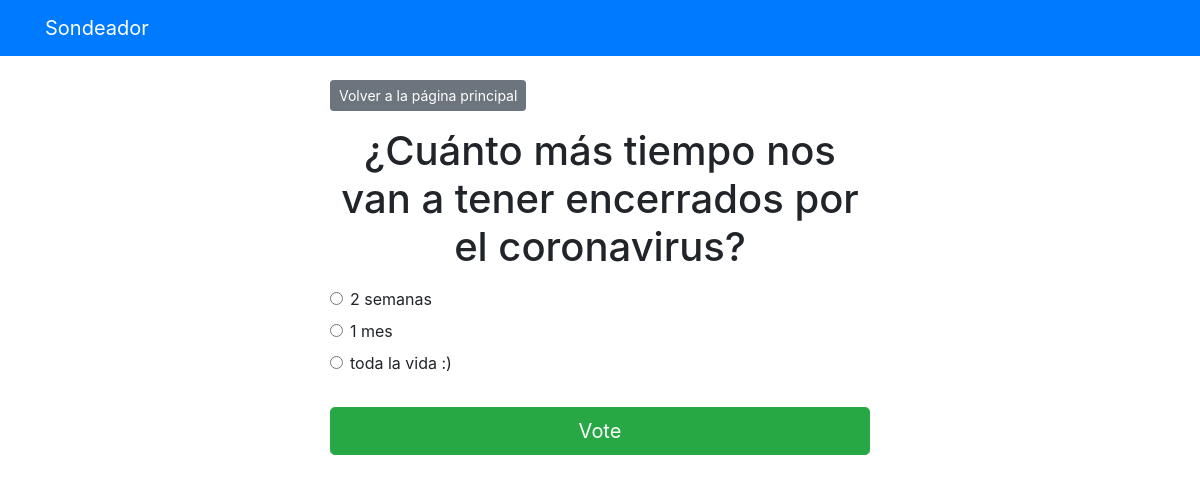
The app's page /sondeos/2/ with its own data.
### sondeos/models.py (models this page shows, shortened)
class Questions(models.Model):
    question_text = models.CharField(max_length=200)
    pub_date = models.DateTimeField("date published")

class Choice(models.Model):
    question = models.ForeignKey(Questions, on_delete=models.CASCADE)
    choice_text = models.CharField(max_length=200)
    votes = models.IntegerField(default=0)

### sondeos/views.py (the view)
# urls.py: path("<int:question_id>/", views.detail, name="detail"),
def detail(request, question_id):
    try:
        question = Questions.objects.get(pk=question_id)
    except Questions.DoesNotExist:
        raise Http404("La pregunta no existe")
    return render(request, "sondeos/detail.html", {"question": question})

### templates/sondeos/detail.html (shortened to what this page needs)
{% extends 'base.html' %}
{% block content %}
<a class="btn btn-secondary btn-sm mb-3" href="{% url 'sondeos:index' %}">Volver
    a
    la página principal</a>
<h1 class="text-center mb-3">{{ question.question_text }}</h1>
<form action="{% url 'sondeos:vote' question.id %}" method="post">
    {% for choice in question.choice_set.all %}
    <div class="form-check">
        <input type="radio" name="choice" class="form-check-input"
            id="choice{{ forloop.counter }}" value="{{ choice.id }}" />
        <label
            for="choice{{ forloop.counter }}">{{ choice.choice_text }}</label>
    </div>
    {% endfor %}
    <input type="submit" value="Vote"
        class="btn btn-success btn-lg btn-block mt-4" />
</form>
{% endblock %}

### records on screen
Questions: question_text "¿Cuánto más tiempo nos van a tener encerrados por el coronavirus?"
Choice: choice_text "2 semanas"
Choice: choice_text "1 mes"
Choice: choice_text "toda la vida :)"
